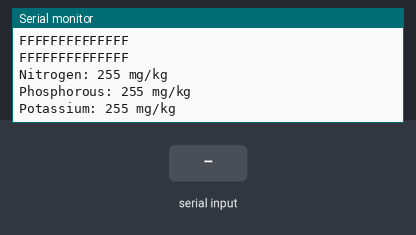
The sketch below on a simulated Arduino Mega 2560, built with avr-gcc and run on an emulated ATmega2560. Shown: the last lines printed to the serial monitor. Inputs (shaded band) come from the test bench.

Above: at 1.2 s.
1.3 s: "1" received over the second serial link
At 3.02 s:
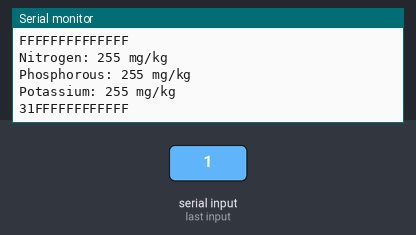
4.3 s: "0" received over the second serial link
At 5.2 s:
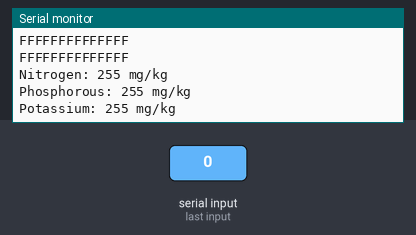
5.8 s: "2" received over the second serial link
At 5.83 s:
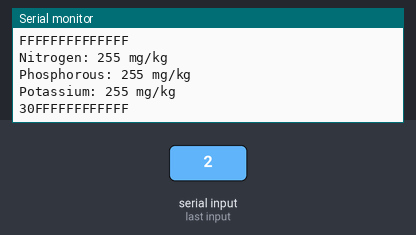

The sketch:

asasaas.ino
```cpp
#include <SoftwareSerial.h>
#include <Wire.h>
#include <Adafruit_GFX.h>

#define DE 7
const byte nitro[] = {0x01,0x03, 0x00, 0x1e, 0x00, 0x01, 0xe4, 0x0c};
const byte phos[] = {0x01,0x03, 0x00, 0x1f, 0x00, 0x01, 0xb5, 0xcc};
const byte pota[] = {0x01,0x03, 0x00, 0x20, 0x00, 0x01, 0x85, 0xc0};
byte values[11];
SoftwareSerial mod(2,3);
void loop()
{
    byte val1,val2,val3;
  val1 = nitrogen();
 delay(250);
  val2 = phosphorous();
  delay(250);
  val3 = potassium();
  delay(250);


  Serial.print("Nitrogen: ");
  Serial.print(val1);
  Serial.println(" mg/kg");
  Serial.print("Phosphorous: ");
  Serial.print(val2);
  Serial.println(" mg/kg");
  Serial.print("Potassium: ");
  Serial.print(val3);
  Serial.println(" mg/kg");
  delay(2000);


}
void setup()
{
   Serial.begin(9600);
    Serial2.begin(9600);
  mod.begin(9600);
  pinMode(DE, OUTPUT);
}
byte nitrogen(){
  digitalWrite(DE,HIGH);

  delay(10);
  if(mod.write(nitro,sizeof(nitro))==8){
    digitalWrite(DE,LOW);

    for(byte i=0;i<7;i++){
    //Serial.print(mod.read(),HEX);
    values[i] = mod.read();
    Serial.print(values[i],HEX);
    }
    Serial.println();
  }
  return values[4];
}
byte phosphorous(){
  digitalWrite(DE,HIGH);

  delay(10);
  if(mod.write(phos,sizeof(phos))==8){
    digitalWrite(DE,LOW);

    for(byte i=0;i<7;i++){
    //Serial.print(mod.read(),HEX);
    values[i] = mod.read();
    Serial.print(values[i],HEX);
    }
    Serial.println();
  }
  return values[4];
}

byte potassium(){
  digitalWrite(DE,HIGH);

  delay(10);
  if(mod.write(pota,sizeof(pota))==8){
    digitalWrite(DE,LOW);

    for(byte i=0;i<7;i++){
    //Serial.print(mod.read(),HEX);
    values[i] = mod.read();
    Serial.print(values[i],HEX);
    }
    Serial.println();
  }
  return values[4];
}
```

Measured:
- after the input at 1.3 s, the serial monitor: prints a new line after 1.5 s (image 1)
